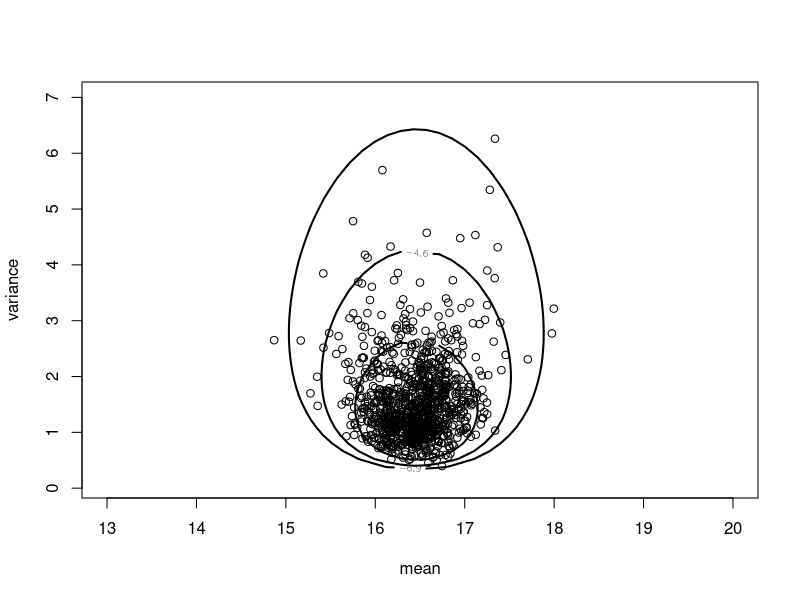
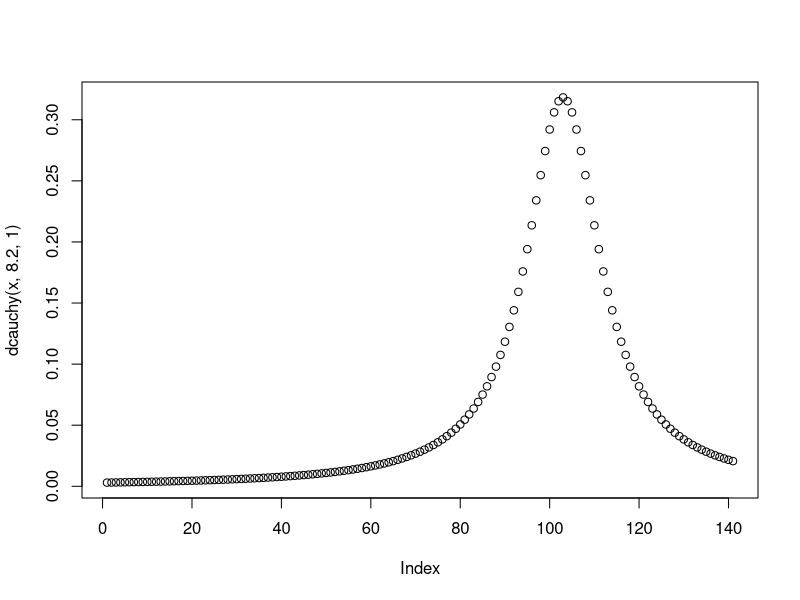

These charts were generated, in order, by the following R code:
# Lista 2 - Análise Bayesiana de Dados - MAE0514

#4
library(LearnBayes)

x <- c(16.6,16.4,17.3,14.5,15.3,15.2,18.1,17.6,17.6,16.3,15.4,17.2)
#a       
sd<-normpostsim(x,prior=NULL,m=1000)


d <- mycontour(normchi2post, c(13,20, 0.1, 7), x,xlab="mean",ylab="variance")
S = sum((x - mean(x))^2)
n = length(x)
sigma2 = S/rchisq(1000, n - 1)
#b
mu = rnorm(1000, mean = mean(x), sd = sqrt(sigma2)/sqrt(n))
points(mu, sigma2)
#c
quantile(mu, c(0.05, 0.95))
quantile(sqrt(sigma2), c(0.05, 0.95))


#8       
y <- c(0,10,9,8,11,3,3,8,8,11)
#a
x <- seq(from=-2,to=12,by=0.1)

#b
prod <- rep(0,141)
for(j in 1:141){
  for (i in 1:10){
    prod[j] <- prod[j] + 1/(1+(y[i]-x[j])^2)
  }
}
summary(y)
plot(dcauchy(x,8.2,1))


#c


m=array(c(0,0),c(2,1))
mv=array(c(1,.6,.6,1),c(2,2))
